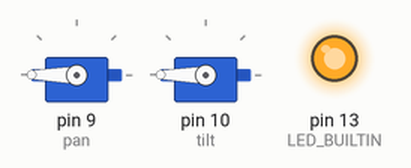
Simulated run of this sketch. Board: Arduino Uno, built with avr-gcc and run on an emulated ATmega328P. Shown: 2 × servo, output pins drawn as LEDs (lit = HIGH).

Above: at 0.05 s.
At 1.45 s:
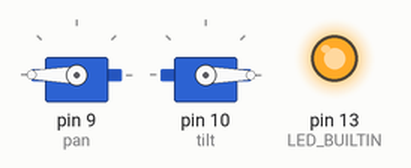
At 2.2 s:
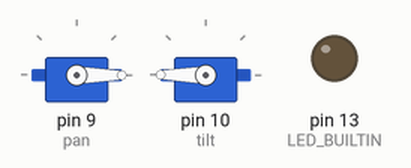
At 2.95 s:
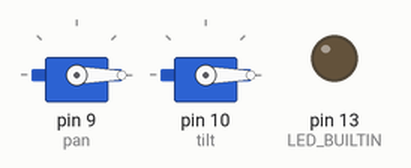
Timing chart, 0 to 6.9 s (numbered marks = the images above):
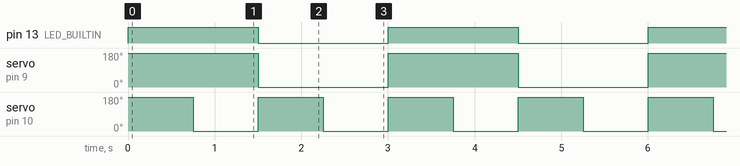

The sketch:

force_move.ino
```cpp
// Force move, full speed: both servos move as fast as they can, nonstop.
// Pan  = MG996R 360 on D9:  full speed one way 1.5 s, full speed the other way 1.5 s.
// Tilt = SG-90      on D10: jumps straight between 0 and 180 degrees (its fastest possible move).
// A servo's speed is set by its own motor and gears; the code cannot make it faster than this.
#include <Servo.h>

Servo pan;
Servo tilt;

void setup() {
  pan.attach(9, 500, 2500);    // allow the widest pulse range
  tilt.attach(10);
  pinMode(LED_BUILTIN, OUTPUT);
}

void loop() {
  digitalWrite(LED_BUILTIN, HIGH);
  pan.writeMicroseconds(2500);   // full speed one way
  tilt.write(180);
  delay(750);
  tilt.write(0);
  delay(750);

  digitalWrite(LED_BUILTIN, LOW);
  pan.writeMicroseconds(500);    // full speed the other way
  tilt.write(180);
  delay(750);
  tilt.write(0);
  delay(750);
}
```

Measured:
- by itself, pin 13 (LED_BUILTIN): alternates HIGH for 1.5 s and LOW for 1.5 s
- by itself, servo on pin 9 (pan): alternates 180° for 1.5 s and 0° for 1.5 s
- by itself, servo on pin 10 (tilt): alternates 180° for 0.75 s and 0° for 0.75 s
